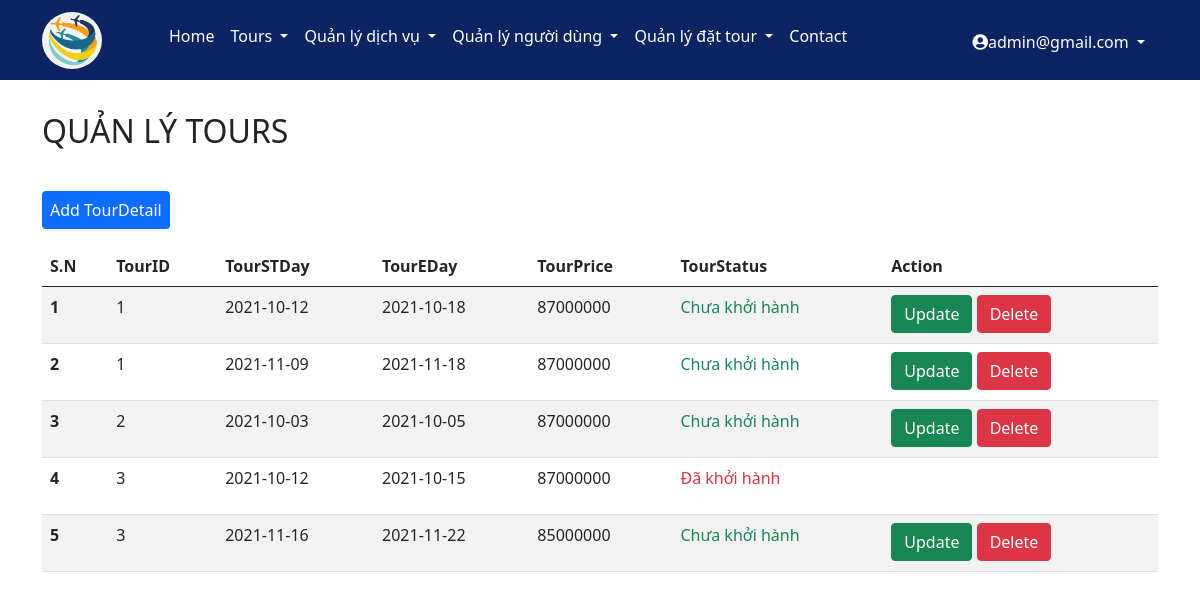
The page /admin/tourdetail.php (signed in) on the database its author committed.
### tables this page shows
CREATE TABLE `tourdetails` (
  `TourID` int(11) NOT NULL,
  `TourSTDay` date NOT NULL,
  `TourEDay` date DEFAULT NULL,
  `TourPrice` float DEFAULT NULL,
  `TourStatus` tinyint(1) DEFAULT NULL
);

### admin/tourdetail.php (the view)
<?php
include('header.php');
include('../config/connect.php');
?>
<div class="container my-main">
    <h2 class="text-uppercase my-title-ad">Quản lý tours</h2>
    <a href="add_tourdetail.php" class="btn-primary " style="border-radius:4px; padding:8px;text-decoration: none;">Add TourDetail</a>
    <br /><br />
    <table class="table table-striped">
        <thead>
            <tr>
                <th>S.N</th>
                <th>TourID</th>
                <th>TourSTDay</th>
                <th>TourEDay</th>
                <th>TourPrice</th>
                <th>TourStatus</th>
                <th>Action</th>
            </tr>
        </thead>
        <?php
                        $sql = "SELECT * FROM tourdetails";
                        $result = mysqli_query($conn, $sql);
                        if(mysqli_num_rows($result)>0){
                            $sn=1;
                            while($row=mysqli_fetch_assoc($result)){
                                $tourid = $row['TourID'];
                                $tourstday = $row['TourSTDay'];
                                $toureday = $row['TourEDay'];
                                $tourprice = $row['TourPrice'];
                                $tourstatus = $row['TourStatus'];
                                ?>
        <tr>
            <th scope="row"><?php echo $sn++; ?></th>
            <td><?php echo $tourid; ?></td>
            <td><?php echo  $tourstday; ?></td>
            <td><?php echo $toureday; ?></td>
            <td><?php echo $tourprice; ?></td>
            <td>
                    <?php
                if($tourstatus==0)
                echo '<p class="text-success">Chưa khởi hành</p>';
                else
                echo '<p class="text-danger">Đã khởi hành</p>';
            ?>
                </td>
            <td>
                    <?php
                    if($tourstatus==0){?>
                        <a href="updatetourdetail.php?tourid=<?php echo $tourid; ?>&tourstday=<?php echo $tourstday; ?>"><button type="button"
                                class="btn btn-success">Update</button></a>
                        <a href="deletetourdetail.php?tourid=<?php echo $tourid; ?>&tourstday=<?php echo $tourstday; ?>"
                            onclick="return confirm('Bạn chắc chắn muốn xóa?')"><button type="button"
                                class="btn btn-danger">Delete</button></a>
                    <?php } ?>
            </td>
        </tr>
        <?php
                        }
                    }
                    else{
                        echo $sql;
                    }
                ?>
    </table>
</div>
<?php
include('footer.php');
?>

### css/style.css (style rules this page uses)
:root { --my-color: #0c2461; }

### css/admin.css (style rules this page uses)
* { padding: 0; margin: 0; text-decoration: none; box-sizing: border-box; }
.my-main { margin-top: 32px; margin-bottom: 32px; }
.my-title-ad { margin-bottom: 48px; }

### rows shown on the page
tourdetails: TourID "1", TourSTDay "2021-10-12", TourEDay "2021-10-18", TourPrice "87000000", TourStatus "Chưa khởi hành"
tourdetails: TourID "1", TourSTDay "2021-11-09", TourEDay "2021-11-18", TourPrice "87000000", TourStatus "Chưa khởi hành"
tourdetails: TourID "2", TourSTDay "2021-10-03", TourEDay "2021-10-05", TourPrice "87000000", TourStatus "Chưa khởi hành"
tourdetails: TourID "3", TourSTDay "2021-10-12", TourEDay "2021-10-15", TourPrice "87000000", TourStatus "Đã khởi hành"
tourdetails: TourID "3", TourSTDay "2021-11-16", TourEDay "2021-11-22", TourPrice "85000000", TourStatus "Chưa khởi hành"

### other values the page prints
$_SESSION['success'] "admin@gmail.com"
